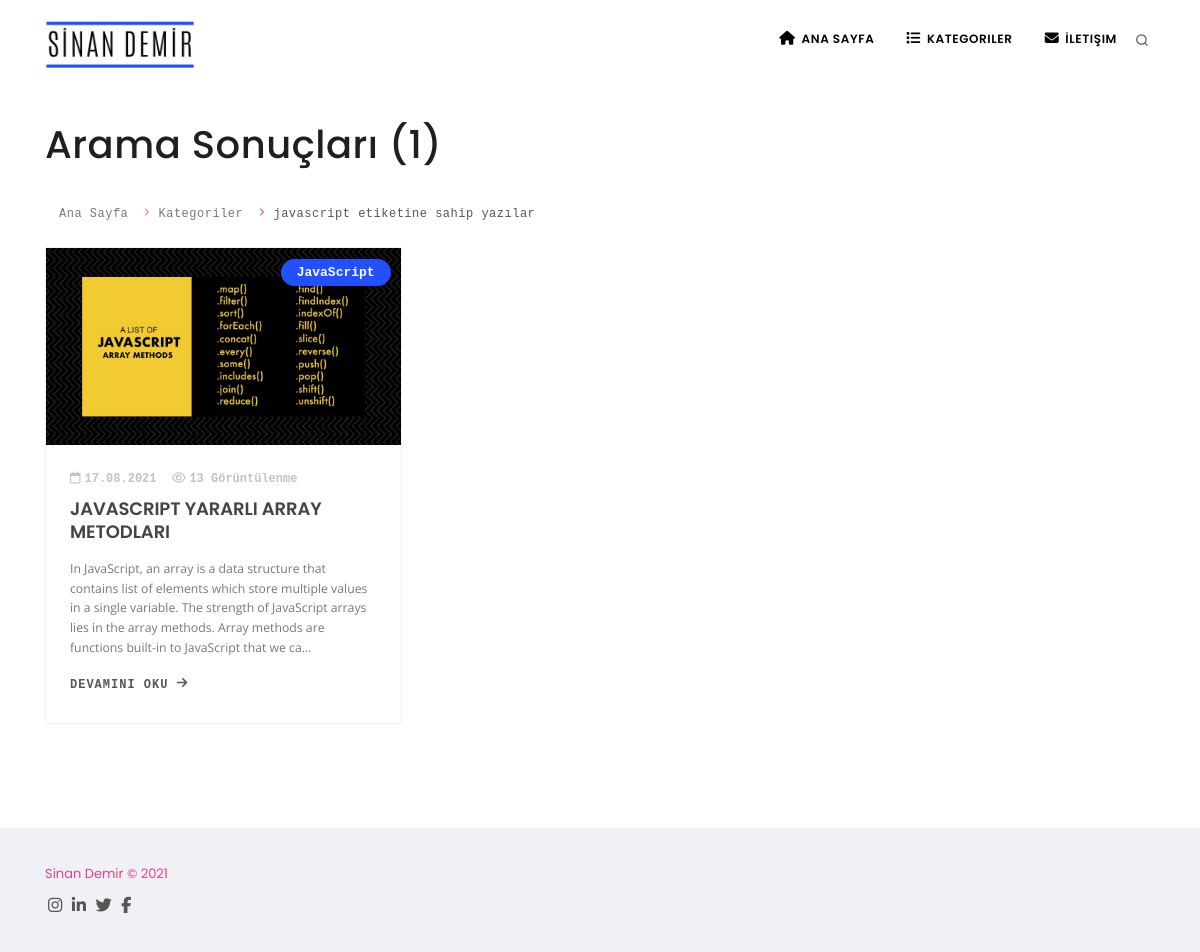
Screenshot of /etiketdetay.php?etiket=javascript with the database file from the repository.
### tables this page shows
CREATE TABLE `ayarlar` (
  `id` int(11) NOT NULL,
  `site_url` varchar(255) NOT NULL,
  `site_baslik` varchar(255) NOT NULL,
  `site_keyw` varchar(255) NOT NULL,
  `site_desc` varchar(255) NOT NULL,
  `site_harita` text NOT NULL,
  `site_mail` varchar(255) NOT NULL,
  `site_logo` varchar(255) NOT NULL,
  `site_favicon` varchar(255) NOT NULL,
  `google_dogrulama_kodu` varchar(255) NOT NULL,
  `yandex_dogrulama_kodu` varchar(255) NOT NULL,
  `bing_dogrulama_kodu` varchar(255) NOT NULL,
  `analytics_kodu` mediumtext NOT NULL,
  `site_durum` tinyint(1) NOT NULL
);

CREATE TABLE `yazilar` (
  `yazi_id` int(11) NOT NULL,
  `yazi_kat_id` int(11) NOT NULL,
  `yazi_baslik` varchar(255) NOT NULL,
  `yazi_sef` varchar(255) NOT NULL,
  `yazi_foto` varchar(255) NOT NULL,
  `yazi_icerik` text NOT NULL,
  `yazi_etiketler` varchar(255) NOT NULL,
  `yazi_sef_etiketler` varchar(255) NOT NULL,
  `yazi_tarih` timestamp NOT NULL DEFAULT current_timestamp() ON UPDATE current_timestamp(),
  `yazi_durum` tinyint(1) NOT NULL DEFAULT 1,
  `yazi_goruntulenme` int(11) NOT NULL DEFAULT 0
);

CREATE TABLE `kategoriler` (
  `id` int(11) NOT NULL,
  `kat_adi` varchar(255) NOT NULL,
  `kat_sef` varchar(255) NOT NULL,
  `kat_keyw` varchar(255) NOT NULL,
  `kat_desc` varchar(255) NOT NULL
);

### sistem/baglan.php (called while the page is built, shortened)
<?php
try {
    $db = new PDO("mysql:host=localhost;dbname=sinanblog;charset=utf8","root","");
    $db->query("SET CHARACTER SET UTF8");
    $db->query("SET NAMES UTF8");
} catch(PDOException $hata) {
    echo $hata->getMessage();
}
$ayarlar = $db->prepare('SELECT * FROM ayarlar');
$ayarlar->execute();
$arow = $ayarlar->fetch(PDO::FETCH_OBJ);

### sistem/fonksiyon.php (called while the page is built, shortened)
<?php
require_once 'baglan.php';

### etiketdetay.php (the view, shortened to what this page needs)
<?php
require_once 'inc/ust.php'; ?>
<?php require_once 'inc/menu.php'; ?>
<section id="page-content">
    <div class="container">
<?php
$s = @intval($_GET['sayfa']);
if(!$s) $s = 1;
$etiket = strip_tags($_GET['etiket']);
$sorgu = $db->prepare("SELECT yazi_kat_id,yazi_durum,yazi_etiketler FROM yazilar INNER JOIN kategoriler ON kategoriler.id = yazilar.yazi_kat_id WHERE yazi_durum=:d AND yazi_etiketler LIKE :etiket");
$sorgu->execute([':d' => 1,':etiket' => '%'.$etiket.'%']);
$toplam = $sorgu->rowCount();
$lim = 1;
$goster = $s * $lim - $lim;
?>
        <div class="page-title">
            <h1>Arama Sonuçları (<?=$toplam?>)</h1>
            <div class="breadcrumb float-left">
                <ul>
                    <li><a href="<?=$arow->site_url?>">Ana Sayfa</a>
                    </li>
                    <li><a href="#">Kategoriler</a>
                    </li>
                    <li class="active"><a href="#"><?=$etiket?> etiketine sahip yazılar</a>
                    </li>
                </ul>
            </div>
        </div>
        <div id="blog" class="grid-layout post-3-columns m-b-30" data-item="post-item">
            <?php
                        $sorgu2 = $db->prepare("SELECT * FROM yazilar INNER JOIN kategoriler ON kategoriler.id = yazilar.yazi_kat_id WHERE yazi_durum=:d AND yazi_etiketler LIKE :etiket ORDER BY yazi_tarih DESC LIMIT :goster, :lim");
                        $sorgu2->bindValue(":d", 1, PDO::PARAM_INT);
                        $sorgu2->bindValue(":etiket", '%'.$etiket.'%', PDO::PARAM_STR);
                        $sorgu2->bindValue(":goster", $goster, PDO::PARAM_INT);
                        $sorgu2->bindValue(":lim", $lim, PDO::PARAM_INT);
                        $sorgu2->execute();
                        if($sorgu2->rowCount()){
                            foreach($sorgu2 as $row){
                        ?>
            <div class="post-item border">
                <div class="post-item-wrap">
                    <div class="post-image">
                        <a href="<?php echo $arow->site_url; ?>/yazidetay.php?yazi_sef=<?=$row['yazi_sef']?>&id=<?=$row['yazi_id']?>"
                            class="item-link">
                            <img width="525" height="350" alt="<?=$row['yazi_baslik']?>"
                                src="images/<?=$row['yazi_foto']?>">
                        </a>
                        <span class="post-meta-category"><a
                                href="<?=$arow->site_url?>/kategoriler.php?kat_sef=<?=$row['kat_sef']?>"><?=$row['kat_adi']?></a></span>
                    </div>
                    <div class="post-item-description">
                        <span class="post-meta-date"><i
                                class="fa fa-calendar-o"></i><?php echo date('d.m.Y',strtotime($row['yazi_tarih'])); ?></span>
                        <span class="post-meta-comments"><a href=""><i
                                    class="fa fa-eye"></i><?=$row['yazi_goruntulenme']?> Görüntülenme</a></span>
                        <h2><a href="<?php echo $arow->site_url; ?>/yazidetay.php?yazi_sef=<?=$row['yazi_sef']?>&id=<?=$row['yazi_id']?>"
                                class="item-link"><?=$row['yazi_baslik']?></a></h2>
                        <p style="word-wrap: break-word;"><?php echo mb_substr($row['yazi_icerik'],0,250,'utf8').'...'; ?></p>
                        <a href="<?php echo $arow->site_url; ?>/yazidetay.php?yazi_sef=<?=$row['yazi_sef']?>&id=<?=$row['yazi_id']?>"
                            class="item-link">Devamını oku <i class="fa fa-arrow-right"></i></a>
                    </div>
                </div>
            </div>
            <?php } ?>
        </div>
        <?php
                        } else {
                        echo '<div class="alert alert-danger">'.$etiket.' kelimesine uygun bir yazı bulunamadı.</div>';
                    } ?>
    </div>
</section>
<?php require_once 'inc/alt.php'; ?>

### inc/menu.php (shortened to what this page needs)
<header id="header">
            <div class="header-inner">
                <div class="container">
                    <div id="logo">
                        <a href="<?php echo $arow->site_url; ?>" class="logo" data-src-dark="images/logo/<?php echo $arow->site_logo?>"> <img style="width:150px;height:auto;margin-top:20px" src="images/logo/<?php echo $arow->site_logo; ?>" alt="Polo Logo"> </a>
                    </div>
                    <div id="search">
                        <div class="search-suggestion-wrapper">
                        <?php
                        $populerSorgu = $db->prepare('SELECT * FROM yazilar WHERE yazi_durum=:d ORDER BY yazi_goruntulenme DESC LIMIT :lim');
                        $populerSorgu->bindValue(':d',1,PDO::PARAM_INT);
                        $populerSorgu->bindValue(':lim',3,PDO::PARAM_INT);
                        $populerSorgu->execute();
                        if($populerSorgu->rowCount()){
                            foreach($populerSorgu as $item){ ?>
                            <div class="search-suggestion">
                                <p><?=mb_substr($item['yazi_icerik'],0,150,'utf8')?> ...</p>
                            </div>
                                <?php }} ?>
                        </div></div>
                    <div class="header-extras">
                        <ul>
                            <li>
                                <a id="btn-search" href="#"> <i class="icon-search1"></i></a>
                            </li>
                        </ul>
                    </div>
                    <div id="mainMenu">
                        <div class="container">
                            <nav>
                                <ul>
                                    <li><a href="<?php echo $arow->site_url; ?>"><i class="fa fa-home"></i>Ana Sayfa</a></li>
                                    <li class="dropdown"> <a href="#"><i class="fa fa-list"></i>Kategoriler</a>
                                    </li>
                                    <li class="dropdown"> <a href="<?php echo $arow->site_url.'/iletisim.php';?>"><i class="fa fa-envelope"></i>İletişim</a>
                            </nav>
                        </div>
                    </div>
                </div>
            </div>
        </header>

### rows the page displays
ayarlar: site_logo (picture)
yazilar: yazi_foto (picture), kategoriler.kat_adi "JavaScript", yazi_tarih "17.08.2021", yazi_goruntulenme "13", yazi_baslik "JAVASCRIPT YARARLI ARRAY METODLARI", yazi_icerik "In JavaScript, an array is a data structure that contains list of elements which store multiple values in a single variable. The strength of JavaScript arrays lies in the array methods. Array methods are functions built-in to JavaScript that we ca"

### other values shown
$toplam "1"
$etiket "javascript"
